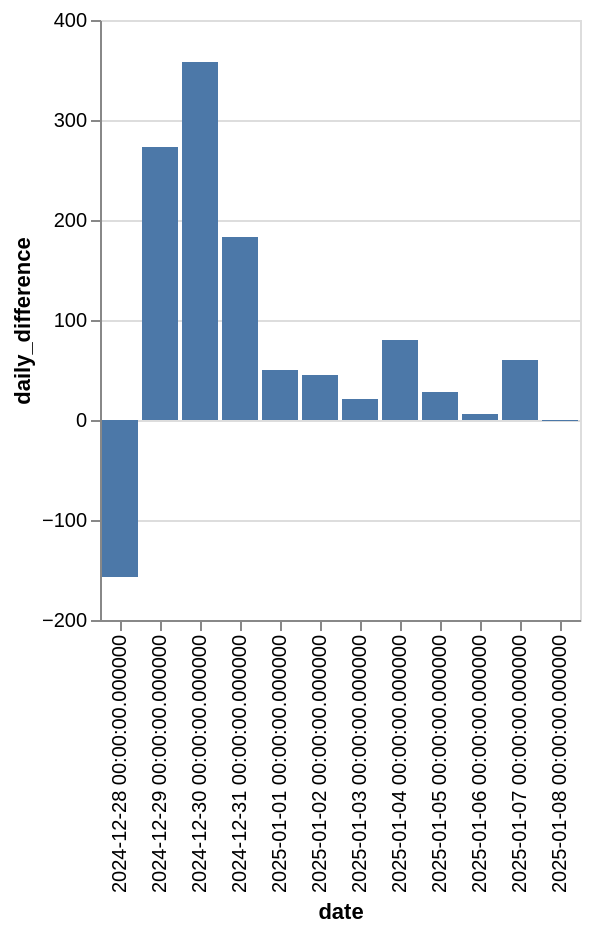

Here is the notebook cell this chart was saved with:
### Code cell
segment("Box Hill 2.2k")

### Figure 1 — Vega-Lite specification as saved in the notebook (floating-point values rounded to 4 significant figures)
{"config": {"view": {"continuousWidth": 300, "continuousHeight": 300}}, "data": {"name": "data-f6e10188ee5a35de096024420693652c"}, "mark": {"type": "bar"}, "encoding": {"x": {"field": "date", "type": "ordinal"}, "y": {"field": "daily_difference", "type": "quantitative"}}, "$schema": "https://vega.github.io/schema/vega-lite/v5.8.0.json", "datasets": {"data-f6e10188ee5a35de096024420693652c": [{"date": "2024-12-28 00:00:00.000000", "effort_count": 1414687, "daily_difference": -157}, {"date": "2024-12-29 00:00:00.000000", "effort_count": 1414960, "daily_difference": 273}, {"date": "2024-12-30 00:00:00.000000", "effort_count": 1415318, "daily_difference": 358}, {"date": "2024-12-31 00:00:00.000000", "effort_count": 1415501, "daily_difference": 183}, {"date": "2025-01-01 00:00:00.000000", "effort_count": 1415551, "daily_difference": 50}, {"date": "2025-01-02 00:00:00.000000", "effort_count": 1415596, "daily_difference": 45}, {"date": "2025-01-03 00:00:00.000000", "effort_count": 1415617, "daily_difference": 21}, {"date": "2025-01-04 00:00:00.000000", "effort_count": 1415697, "daily_difference": 80}, {"date": "2025-01-05 00:00:00.000000", "effort_count": 1415725, "daily_difference": 28}, {"date": "2025-01-06 00:00:00.000000", "effort_count": 1415731, "daily_difference": 6}, {"date": "2025-01-07 00:00:00.000000", "effort_count": 1415791, "daily_difference": 60}, {"date": "2025-01-08 00:00:00.000000", "effort_count": 1415790, "daily_difference": -1}]}}
